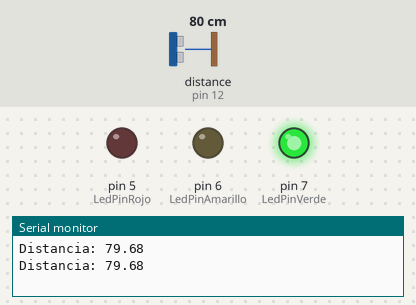
Simulated run of this sketch. Board: Arduino Uno, built with avr-gcc and run on an emulated ATmega328P. Parts: output pins drawn as LEDs (lit = HIGH), the last lines printed to the serial monitor. Wiring (inferred from the names in the program): ultrasonic range finder: trigger pin 11; echo pin 12. The test bench sets the inputs (shaded band); at power-on: distance to the obstacle (sensor on pin 12) 80 cm. The echo pulse lasts 58.3 µs per cm; pins used as bus, display or sensor lines are not drawn.

Above: at 1.8 s.
1.9 s: distance to the obstacle (sensor on pin 12) set to 75 cm
3.4 s: distance to the obstacle (sensor on pin 12) set to 67 cm
At 4.5 s:
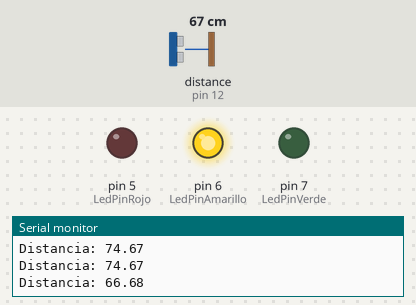
5.5 s: distance to the obstacle (sensor on pin 12) set to 44 cm
7.2 s: distance to the obstacle (sensor on pin 12) set to 38 cm
At 9.2 s:
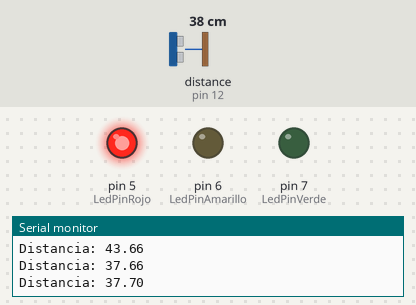
9.5 s: distance to the obstacle (sensor on pin 12) set to 12 cm
11.2 s: distance to the obstacle (sensor on pin 12) set to 9 cm
At 12.6 s:
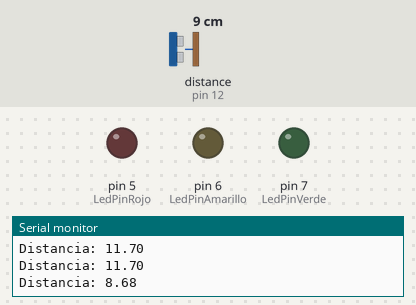
Timing chart, 0 to 14.2 s (numbered marks = the images above; inputs shaded):
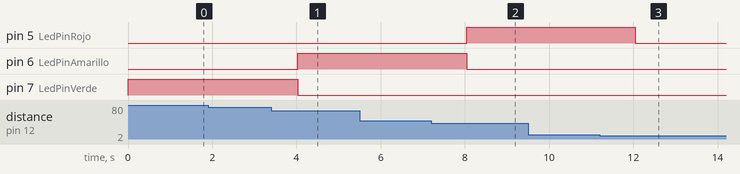

Measured:
- the behaviour switches between 71 and 70 cm on distance to the obstacle (sensor on pin 12) (found by bisection; images 0 and 1)
- the behaviour switches between 41 and 40 cm on distance to the obstacle (sensor on pin 12) (found by bisection; images 1 and 2)
- the behaviour switches between 11 and 10 cm on distance to the obstacle (sensor on pin 12) (found by bisection; images 2 and 3)
- after the input at 3.4 s, pin 6 (LedPinAmarillo): LOW → HIGH after 0.63 s; pin 7 (LedPinVerde): HIGH → LOW after 0.63 s
- after the input at 7.2 s, pin 5 (LedPinRojo): LOW → HIGH after 0.84 s; pin 6 (LedPinAmarillo): HIGH → LOW after 0.84 s
- after the input at 11.2 s, pin 5 (LedPinRojo): HIGH → LOW after 0.85 s

The sketch:

practica06_ULTRASONICO.ino
```cpp
const int EchoPin = 12;
const int TriggerPin = 11;
const int LedPinVerde = 7;
const int LedPinAmarillo = 6;
const int LedPinRojo = 5;
float distancia;
long tiempo;

void setup() {
   Serial.begin(9600);
   pinMode(LedPinVerde, OUTPUT);
   pinMode(LedPinAmarillo, OUTPUT);
   pinMode(LedPinRojo, OUTPUT);
   pinMode(TriggerPin, OUTPUT);
   pinMode(EchoPin, INPUT);
}

void loop() {

  digitalWrite(TriggerPin, HIGH);
  delayMicroseconds(10);
  digitalWrite(TriggerPin, LOW);

  tiempo = (pulseIn(EchoPin, HIGH)/2);

  distancia = float(tiempo * 0.0343);

   Serial.print("Distancia: ");
   Serial.println(distancia);


if (distancia >= 70) {
        digitalWrite(LedPinVerde , HIGH);
        digitalWrite(LedPinAmarillo , LOW);
        digitalWrite(LedPinRojo , LOW);
                      }
else if((distancia >=40 ) && (distancia <= 70)){
        digitalWrite(LedPinVerde , LOW);
        digitalWrite(LedPinRojo , LOW);
        digitalWrite(LedPinAmarillo , HIGH);

}
else if ((distancia >=10 )&& (distancia <= 40)) {
        digitalWrite(LedPinVerde , LOW);
        digitalWrite(LedPinAmarillo , LOW);
        digitalWrite(LedPinRojo , HIGH);
}
else if (distancia <=10 ) {
        digitalWrite(LedPinVerde , LOW);
        digitalWrite(LedPinAmarillo , LOW);
        digitalWrite(LedPinRojo , LOW);
}

delay(1000);

}
```
